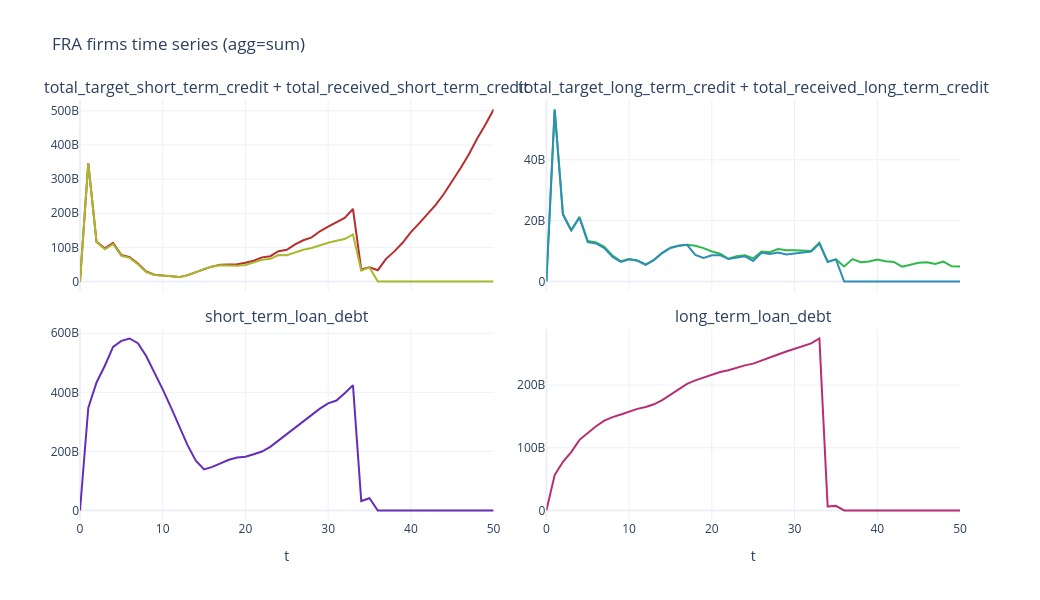

The notebook cell saved with this chart:
### Markdown cell above
### Firm diagnostics

### Code cell
from src.visual_helpers import (plot_credit_rationing, 
                                plot_firm_credit_to_equity_and_capital,
                                plot_sector_tfp_investment_desired_mb_mc_ratio)


credit_cols = [
     ['total_target_short_term_credit',
     'total_received_short_term_credit'],
     ['total_target_long_term_credit',
     'total_received_long_term_credit'],
     'short_term_loan_debt',
     'long_term_loan_debt',
 ]

# 3 vars -> 2x2 grid (last panel empty)
plot_agent_timeseries(
    model, "FRA", "firms",
    variables=credit_cols,
    agg="sum",
    no_cols=2,          # usually best for long lists
    **FIG_SIZE_DENSE,
    show_legend=False
)


plot_agent_timeseries(
    model, "FRA", "banks",
    ["total_credit_supply_cap_total",
     "total_credit_supply_cap_households_consumption", "total_credit_supply_cap_mortgages"],
        no_cols=3,          # usually best for long lists
    **FIG_SIZE_DENSE,
)

plot_agent_timeseries(
    model, "FRA", "firms", 
    [
        ['profits', 'expected_profits'],
        'total_wage', 'unit_costs', 
        ['equity', 'capital_inputs_stock', 'intermediate_inputs_stock'],
        ['estimated_demand',  'demand'], 'inventory', 
        ['production', 'target_production'],
        'total_sales', 'total_debt', 'total_deposits',
     ],
        no_cols=3,          # usually best for long lists
    **FIG_SIZE_DENSE,
    agg='sum',
    show_legend=True
)

plot_agent_timeseries(
    model, "FRA", "firms", 
    [
        ['activity_finance_available', 'activity_finance_gap_before_revision'],
        'activity_finance_hard_obligations',
        'total_received_debt_rollover_credit',
        'firm_settlement_debt_rollover_shortfall',
        'firm_settlement_overdraft_refinance_used',
        'firm_settlement_overdraft_refinance_shortfall',
        'firm_settlement_residual_overdraft_exposure',
        'firm_settlement_unpaid_interest',
        'firm_settlement_unpaid_principal',
     ],
        no_cols=2,          # usually best for long lists
    base_height=260,    # tighter panels
    base_width=560,
    agg='sum',
    show_legend=True
)


plot_firm_credit_to_equity_and_capital(model, "FRA", show=True, return_df=False)
plot_sector_tfp_investment_desired_mb_mc_ratio(model, "FRA")
# model.countries['FRA'].firms.ts.get_keys()

### Figure 1 — Plotly figure (JSON) as saved in the notebook; plotly's stock layout.template omitted (floating-point values rounded to 4 significant figures)
{"data": [{"line": {"color": "hsl(0, 60%, 45%)", "width": 2}, "mode": "lines", "name": "total_target_short_term_credit", "showlegend": false, "type": "scatter", "x": [0, 1, 2, 3, 4, 5, 6, 7, 8, 9, 10, 11, 12, 13, 14, 15, 16, 17, 18, 19, 20, 21, 22, 23, 24, 25, 26, 27, 28, 29, 30, 31, 32, 33, 34, 35, 36, 37, 38, 39, 40, 41, 42, 43, 44, 45, 46, 47, 48, 49, 50], "xaxis": "x", "y": [0, 346800000000.0, 116300000000.0, 97270000000.0, 112900000000.0, 77830000000.0, 71280000000.0, 53030000000.0, 29270000000.0, 19850000000.0, 17750000000.0, 16450000000.0, 13030000000.0, 18690000000.0, 27230000000.0, 37190000000.0, 44340000000.0, 48820000000.0, 50070000000.0, 50820000000.0, 54920000000.0, 60860000000.0, 70800000000.0, 74180000000.0, 88880000000.0, 93000000000.0, 108700000000.0, 120900000000.0, 129300000000.0, 147200000000.0, 161200000000.0, 174100000000.0, 186500000000.0, 212500000000.0, 35140000000.0, 41810000000.0, 33190000000.0, 66430000000.0, 88380000000.0, 113500000000.0, 144600000000.0, 170500000000.0, 198400000000.0, 224500000000.0, 257100000000.0, 293100000000.0, 331800000000.0, 371900000000.0, 418000000000.0, 459000000000.0, 503700000000.0], "yaxis": "y"}, {"line": {"color": "hsl(66, 60%, 45%)", "width": 2}, "mode": "lines", "name": "total_received_short_term_credit", "showlegend": false, "type": "scatter", "x": [0, 1, 2, 3, 4, 5, 6, 7, 8, 9, 10, 11, 12, 13, 14, 15, 16, 17, 18, 19, 20, 21, 22, 23, 24, 25, 26, 27, 28, 29, 30, 31, 32, 33, 34, 35, 36, 37, 38, 39, 40, 41, 42, 43, 44, 45, 46, 47, 48, 49, 50], "xaxis": "x", "y": [0, 346800000000.0, 114900000000.0, 94610000000.0, 109400000000.0, 75280000000.0, 69360000000.0, 50910000000.0, 27910000000.0, 19210000000.0, 17300000000.0, 16190000000.0, 12730000000.0, 18370000000.0, 26970000000.0, 36910000000.0, 43960000000.0, 48040000000.0, 47070000000.0, 45900000000.0, 48720000000.0, 55970000000.0, 63940000000.0, 66450000000.0, 77430000000.0, 77000000000.0, 85820000000.0, 93070000000.0, 98450000000.0, 106400000000.0, 113800000000.0, 119400000000.0, 124500000000.0, 138000000000.0, 31810000000.0, 41450000000.0, 0, 0, 0, 0, 0, 0, 0, 0, 0, 0, 0, 0, 0, 0, 0], "yaxis": "y"}, {"line": {"color": "hsl(132, 60%, 45%)", "width": 2}, "mode": "lines", "name": "total_target_long_term_credit", "showlegend": false, "type": "scatter", "x": [0, 1, 2, 3, 4, 5, 6, 7, 8, 9, 10, 11, 12, 13, 14, 15, 16, 17, 18, 19, 20, 21, 22, 23, 24, 25, 26, 27, 28, 29, 30, 31, 32, 33, 34, 35, 36, 37, 38, 39, 40, 41, 42, 43, 44, 45, 46, 47, 48, 49, 50], "xaxis": "x2", "y": [0, 56510000000.0, 22190000000.0, 16940000000.0, 21250000000.0, 13310000000.0, 12840000000.0, 11410000000.0, 8517000000.0, 6670000000.0, 7372000000.0, 6935000000.0, 5597000000.0, 7147000000.0, 9446000000.0, 11120000000.0, 11800000000.0, 12070000000.0, 11740000000.0, 10990000000.0, 9878000000.0, 9152000000.0, 7496000000.0, 8291000000.0, 8635000000.0, 7581000000.0, 9889000000.0, 9642000000.0, 10660000000.0, 10300000000.0, 10270000000.0, 10150000000.0, 10080000000.0, 12720000000.0, 6549000000.0, 7280000000.0, 4963000000.0, 7382000000.0, 6364000000.0, 6570000000.0, 7197000000.0, 6655000000.0, 6421000000.0, 4895000000.0, 5479000000.0, 6184000000.0, 6331000000.0, 5752000000.0, 6579000000.0, 4986000000.0, 4908000000.0], "yaxis": "y2"}, {"line": {"color": "hsl(198, 60%, 45%)", "width": 2}, "mode": "lines", "name": "total_received_long_term_credit", "showlegend": false, "type": "scatter", "x": [0, 1, 2, 3, 4, 5, 6, 7, 8, 9, 10, 11, 12, 13, 14, 15, 16, 17, 18, 19, 20, 21, 22, 23, 24, 25, 26, 27, 28, 29, 30, 31, 32, 33, 34, 35, 36, 37, 38, 39, 40, 41, 42, 43, 44, 45, 46, 47, 48, 49, 50], "xaxis": "x2", "y": [0, 56510000000.0, 21950000000.0, 16740000000.0, 20960000000.0, 12970000000.0, 12520000000.0, 10970000000.0, 8089000000.0, 6435000000.0, 7287000000.0, 6859000000.0, 5517000000.0, 7057000000.0, 9360000000.0, 11040000000.0, 11750000000.0, 12070000000.0, 8761000000.0, 7784000000.0, 8655000000.0, 8677000000.0, 7384000000.0, 7900000000.0, 8292000000.0, 6778000000.0, 9428000000.0, 9017000000.0, 9534000000.0, 8889000000.0, 9285000000.0, 9449000000.0, 9871000000.0, 12530000000.0, 6415000000.0, 7280000000.0, 0, 0, 0, 0, 0, 0, 0, 0, 0, 0, 0, 0, 0, 0, 0], "yaxis": "y2"}, {"line": {"color": "hsl(264, 60%, 45%)", "width": 2}, "mode": "lines", "name": "short_term_loan_debt", "showlegend": false, "type": "scatter", "x": [0, 1, 2, 3, 4, 5, 6, 7, 8, 9, 10, 11, 12, 13, 14, 15, 16, 17, 18, 19, 20, 21, 22, 23, 24, 25, 26, 27, 28, 29, 30, 31, 32, 33, 34, 35, 36, 37, 38, 39, 40, 41, 42, 43, 44, 45, 46, 47, 48, 49, 50], "xaxis": "x3", "y": [0, 346800000000.0, 433300000000.0, 490000000000.0, 553700000000.0, 574100000000.0, 582300000000.0, 566200000000.0, 522700000000.0, 468100000000.0, 409900000000.0, 348900000000.0, 282900000000.0, 221200000000.0, 168500000000.0, 138900000000.0, 147400000000.0, 160400000000.0, 171600000000.0, 179500000000.0, 182000000000.0, 190300000000.0, 199400000000.0, 215400000000.0, 236900000000.0, 258800000000.0, 281400000000.0, 300700000000.0, 325200000000.0, 344500000000.0, 362300000000.0, 372100000000.0, 396700000000.0, 423600000000.0, 31810000000.0, 41450000000.0, 0, 0, 0, 0, 0, 0, 0, 0, 0, 0, 0, 0, 0, 0, 0], "yaxis": "y3"}, {"line": {"color": "hsl(330, 60%, 45%)", "width": 2}, "mode": "lines", "name": "long_term_loan_debt", "showlegend": false, "type": "scatter", "x": [0, 1, 2, 3, 4, 5, 6, 7, 8, 9, 10, 11, 12, 13, 14, 15, 16, 17, 18, 19, 20, 21, 22, 23, 24, 25, 26, 27, 28, 29, 30, 31, 32, 33, 34, 35, 36, 37, 38, 39, 40, 41, 42, 43, 44, 45, 46, 47, 48, 49, 50], "xaxis": "x4", "y": [0, 56510000000.0, 77610000000.0, 93160000000.0, 112700000000.0, 123900000000.0, 134400000000.0, 143200000000.0, 149000000000.0, 153000000000.0, 157800000000.0, 162100000000.0, 165000000000.0, 169400000000.0, 176000000000.0, 184300000000.0, 193100000000.0, 202000000000.0, 207600000000.0, 212000000000.0, 216400000000.0, 220900000000.0, 223700000000.0, 227700000000.0, 231600000000.0, 234300000000.0, 239500000000.0, 243600000000.0, 248900000000.0, 253700000000.0, 258100000000.0, 262100000000.0, 266700000000.0, 274500000000.0, 6415000000.0, 7280000000.0, 0, 0, 0, 0, 0, 0, 0, 0, 0, 0, 0, 0, 0, 0, 0], "yaxis": "y4"}], "layout": {"annotations": [{"font": {"size": 16}, "showarrow": false, "text": "total_target_short_term_credit + total_received_short_term_credit", "x": 0.235, "xanchor": "center", "xref": "paper", "y": 1, "yanchor": "bottom", "yref": "paper"}, {"font": {"size": 16}, "showarrow": false, "text": "total_target_long_term_credit + total_received_long_term_credit", "x": 0.765, "xanchor": "center", "xref": "paper", "y": 1, "yanchor": "bottom", "yref": "paper"}, {"font": {"size": 16}, "showarrow": false, "text": "short_term_loan_debt", "x": 0.235, "xanchor": "center", "xref": "paper", "y": 0.455, "yanchor": "bottom", "yref": "paper"}, {"font": {"size": 16}, "showarrow": false, "text": "long_term_loan_debt", "x": 0.765, "xanchor": "center", "xref": "paper", "y": 0.455, "yanchor": "bottom", "yref": "paper"}], "height": 600, "hovermode": "x unified", "legend": {}, "margin": {}, "title": {"text": "FRA firms time series (agg=sum)"}, "width": 1040, "xaxis": {"anchor": "y", "domain": [0, 0.47], "matches": "x3", "showticklabels": false}, "xaxis2": {"anchor": "y2", "domain": [0.53, 1], "matches": "x4", "showticklabels": false}, "xaxis3": {"anchor": "y3", "domain": [0, 0.47], "title": {"text": "t"}}, "xaxis4": {"anchor": "y4", "domain": [0.53, 1], "title": {"text": "t"}}, "yaxis": {"anchor": "x", "domain": [0.545, 1]}, "yaxis2": {"anchor": "x2", "domain": [0.545, 1]}, "yaxis3": {"anchor": "x3", "domain": [0, 0.455]}, "yaxis4": {"anchor": "x4", "domain": [0, 0.455]}}}
